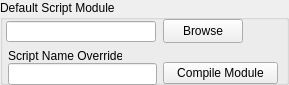
    <widget class="QGroupBox" name="IDC_STATIC_5">
      <property name="geometry">
        <rect>
          <x>325</x>
          <y>37</y>
          <width>289</width>
          <height>85</height>
        </rect>
      </property>
      <property name="title">
        <string>Default Script Module</string>
      </property>
      <property name="visible">
        <bool>true</bool>
      </property>
      <property name="enabled">
        <bool>true</bool>
      </property>
      <property name="flat">
        <bool>false</bool>
      </property>
      <widget class="QPushButton" name="IDC_SELSCRIPT">
        <property name="geometry">
          <rect>
            <x>163</x>
            <y>19</y>
            <width>80</width>
            <height>24</height>
          </rect>
        </property>
        <property name="text">
          <string>Browse</string>
        </property>
        <property name="visible">
          <bool>true</bool>
        </property>
        <property name="enabled">
          <bool>true</bool>
        </property>
        <property name="default">
          <bool>false</bool>
        </property>
        <property name="autoDefault">
          <bool>false</bool>
        </property>
      </widget>
      <widget class="QLineEdit" name="IDC_SCRIPTNAME">
        <property name="geometry">
          <rect>
            <x>6</x>
            <y>21</y>
            <width>150</width>
            <height>21</height>
          </rect>
        </property>
        <property name="visible">
          <bool>true</bool>
        </property>
        <property name="enabled">
          <bool>true</bool>
        </property>
      </widget>
      <widget class="QLabel" name="IDC_STATIC_6">
        <property name="geometry">
          <rect>
            <x>8</x>
            <y>49</y>
            <width>114</width>
            <height>13</height>
          </rect>
        </property>
        <property name="text">
          <string>Script Name Override</string>
        </property>
        <property name="visible">
          <bool>true</bool>
        </property>
        <property name="enabled">
          <bool>true</bool>
        </property>
        <property name="alignment">
          <set>Qt::AlignLeft</set>
        </property>
      </widget>
      <widget class="QPushButton" name="IDC_COMPILEMODULE">
        <property name="geometry">
          <rect>
            <x>163</x>
            <y>62</y>
            <width>115</width>
            <height>22</height>
          </rect>
        </property>
        <property name="text">
          <string>Compile Module</string>
        </property>
        <property name="visible">
          <bool>true</bool>
        </property>
        <property name="enabled">
          <bool>true</bool>
        </property>
        <property name="default">
          <bool>false</bool>
        </property>
        <property name="autoDefault">
          <bool>false</bool>
        </property>
      </widget>
      <widget class="QLineEdit" name="IDC_SCRIPT_OVERRIDE">
        <property name="geometry">
          <rect>
            <x>8</x>
            <y>63</y>
            <width>149</width>
            <height>22</height>
          </rect>
        </property>
        <property name="visible">
          <bool>true</bool>
        </property>
        <property name="enabled">
          <bool>true</bool>
        </property>
      </widget>
    </widget>
